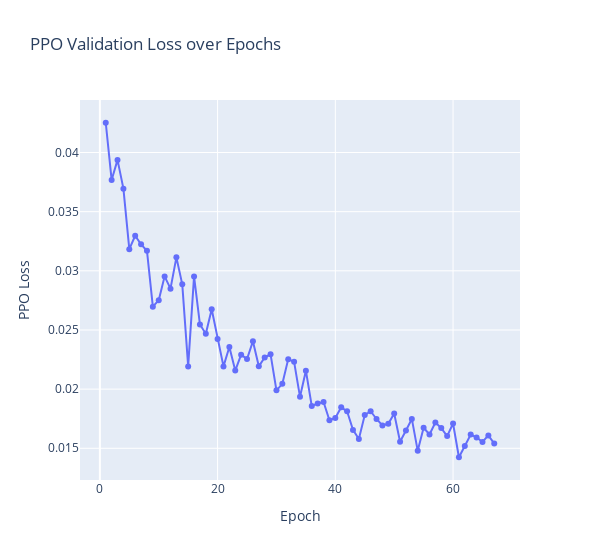

The code cell stored with this chart in its notebook:
### Code cell
fig = px.line(ppeawloss, x='Epoch', y='Train Loss', title='Loss over epochs')
fig.update_traces(mode='lines+markers')
fig.update_layout(
    title="PPO Validation Loss over Epochs",
    xaxis_title="Epoch",
    yaxis_title="PPO Loss",
    width=600,
    # template="plotly_dark"
)

### Figure 1 — Plotly figure (JSON) as saved in the notebook; plotly's stock layout.template omitted (floating-point values rounded to 4 significant figures)
{"data": [{"hovertemplate": "Epoch=%{x}<br>Train Loss=%{y}<extra></extra>", "legendgroup": "", "line": {"color": "#636efa", "dash": "solid"}, "marker": {"symbol": "circle"}, "mode": "lines+markers", "name": "", "orientation": "v", "showlegend": false, "type": "scatter", "x": [1.0, 2.0, 3.0, 4.0, 5.0, 6.0, 7.0, 8.0, 9.0, 10.0, 11.0, 12.0, 13.0, 14.0, 15.0, 16.0, 17.0, 18.0, 19.0, 20.0, 21.0, 22.0, 23.0, 24.0, 25.0, 26.0, 27.0, 28.0, 29.0, 30.0, 31.0, 32.0, 33.0, 34.0, 35.0, 36.0, 37.0, 38.0, 39.0, 40.0, 41.0, 42.0, 43.0, 44.0, 45.0, 46.0, 47.0, 48.0, 49.0, 50.0, 51.0, 52.0, 53.0, 54.0, 55.0, 56.0, 57.0, 58.0, 59.0, 60.0, 61.0, 62.0, 63.0, 64.0, 65.0, 66.0, 67.0], "xaxis": "x", "y": [0.04252, 0.03767, 0.03938, 0.03695, 0.03183, 0.03296, 0.03224, 0.03169, 0.02697, 0.02752, 0.02953, 0.02849, 0.03114, 0.02886, 0.02192, 0.02953, 0.02547, 0.02468, 0.02676, 0.02424, 0.02192, 0.02357, 0.02157, 0.02291, 0.02254, 0.02404, 0.02193, 0.02267, 0.02294, 0.0199, 0.02045, 0.02254, 0.02231, 0.01935, 0.02156, 0.01857, 0.01879, 0.01892, 0.01737, 0.01755, 0.01846, 0.01813, 0.01656, 0.01579, 0.01781, 0.01813, 0.01748, 0.01693, 0.01707, 0.01795, 0.01555, 0.0165, 0.01748, 0.01479, 0.01673, 0.01617, 0.01718, 0.01671, 0.01603, 0.0171, 0.01424, 0.01519, 0.01615, 0.01592, 0.01554, 0.01609, 0.0154], "yaxis": "y"}], "layout": {"legend": {"tracegroupgap": 0}, "title": {"text": "PPO Validation Loss over Epochs"}, "width": 600, "xaxis": {"anchor": "y", "domain": [0, 1], "title": {"text": "Epoch"}}, "yaxis": {"anchor": "x", "domain": [0, 1], "title": {"text": "PPO Loss"}}}}
